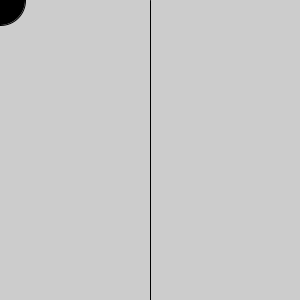
Frame 1 (no input)
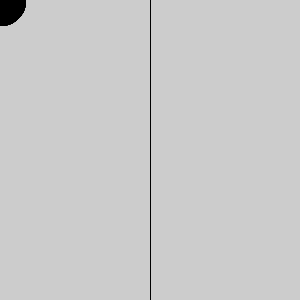
Frame 60 (the mouse pressed at the canvas centre just before this capture)
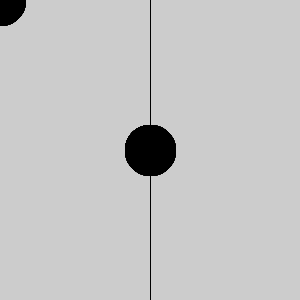
Frame 120 (the mouse held since frame 60 and released just before this capture)

The Processing sketch that drew these frames (run headless with seeded random() and noise(); from frame 60 on, the mouse is pressed at the canvas centre):

// Processing sketch: condicionalSimple_1
// ── condicionalSimple_1.pde
/*
ver tipo de data "color" en referencia de processing
 https://processing.org/reference/color_datatype.html
 Podria ser hecho con R, G, B por separado también
 */

color miColor; //delaramos una variable del tipo "color".

void setup() {
  size(300, 300); 
  miColor= color(0, 0, 0); //inicializamos la variable de color
}

void draw() {
  if (mouseX>width/2) {
    miColor = color(255, 0, 0);//rojo
  }

  fill(miColor);
  //background(255);
  ellipse(mouseX, mouseY, 50, 50);

  line(width/2, 0, width/2, height);
}
